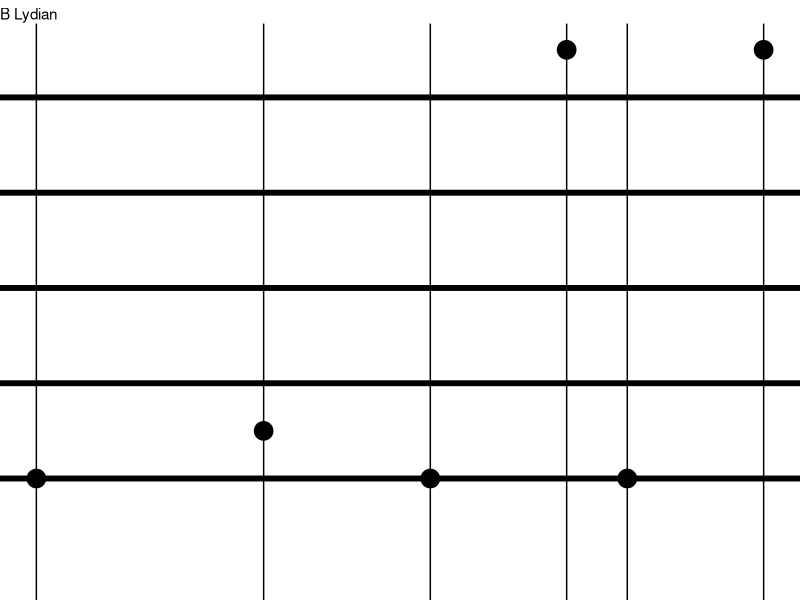

Write R code to recreate this figure.
## ---- chunk 1
knitr::opts_chunk$set(echo = TRUE)

library(magrittr)
library(ggplot2)
library(png)
## ---- chunk 2
generate_data <- function(){
  
  x <- data.frame(x = sample(0:50, 20, rep = FALSE),
             y = sample(0:12, 5, rep = FALSE))
  
  some_na <- sample(0:15, 1, rep = FALSE)
  
  x$x[sample(seq(x$x), some_na)] <- NA
  
  
  return(x)
  
}
## ---- chunk 3
generate_mode <- function(){
 
   keys <- c("A", "A#", "B", "C", "C#", "D", "D#", "E", "F", "F#", "G", "G#")
   modes <- c("Ionian", "Dorian", "Phrygian", "Lydian", "Mixolydian", "Aeolian", "Locrian")
   
   x <- paste(sample(keys, 1), sample(modes, 1), sep = " ")
  
   return(x)
   
}
## ---- chunk 4
plot_music <- function(){
  
  x <- generate_data()
  
  key <- generate_mode()
  
  plot <- ggplot(x, aes(x = x, y = y)) + 
    geom_point(size = 6) +
    geom_hline(yintercept = c(2, 4, 6, 8, 10), size = 2) +
    geom_vline(xintercept = c(x$x)) +
    theme(title = element_text(size = 16)) +
    labs(subtitle = key) +
    theme_void() 
  
  ggsave(plot, filename = paste0(here::here(), "/content/posts/", key, ".png"))
  
  return(plot)
 
}
## ---- chunk 5
x <- generate_data()
  
  key <- generate_mode()
  
  plot <- ggplot(x, aes(x = x, y = y)) + 
    geom_point(size = 6) +
    geom_hline(yintercept = c(2, 4, 6, 8, 10), size = 2) +
    geom_vline(xintercept = c(x$x)) +
    theme(title = element_text(size = 16)) +
    labs(subtitle = key) +
    theme_void() 
  
  plot
